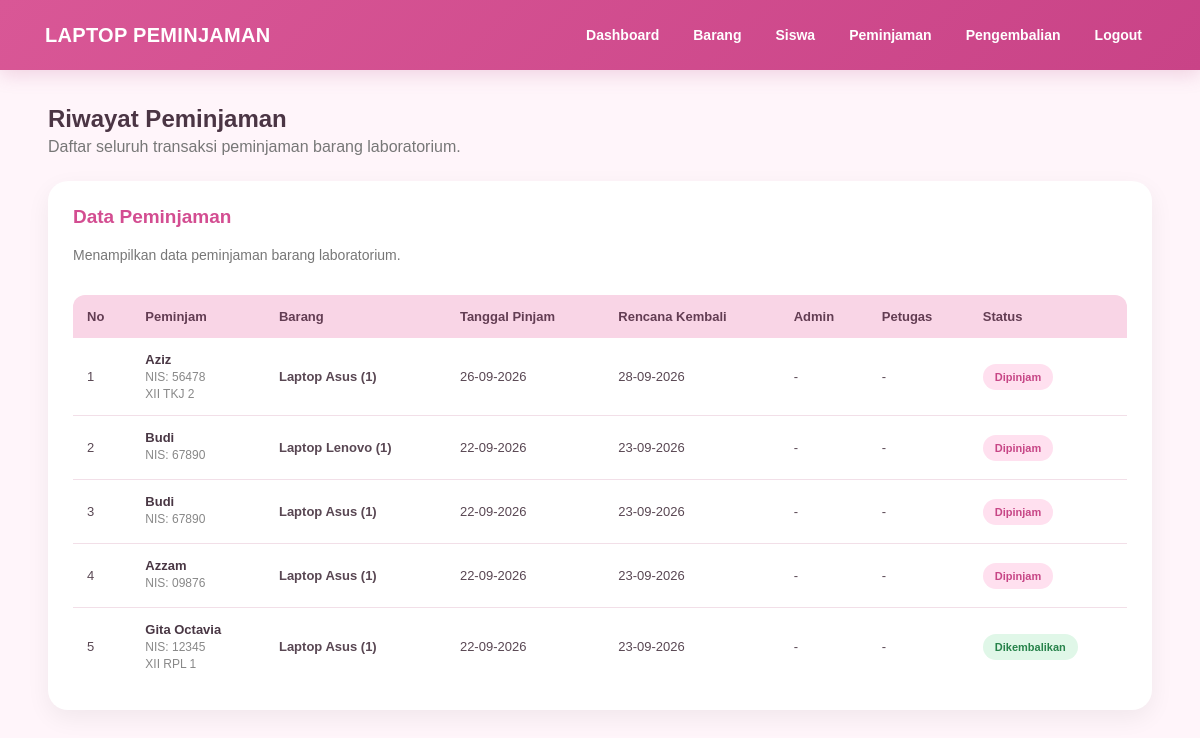
The app's page /peminjaman.php (signed in) with its own data.
### tables this page shows
CREATE TABLE `peminjaman` (
  `id_peminjaman` int(11) NOT NULL,
  `id_siswa` int(11) NOT NULL,
  `id_admin` int(11) DEFAULT NULL,
  `id_petugas` int(11) DEFAULT NULL,
  `tanggal_pinjam` date NOT NULL,
  `tanggal_rencana_kembali` date NOT NULL,
  `status_peminjaman` enum('Diajukan','Dipinjam','Dikembalikan','Ditolak') DEFAULT 'Diajukan'
);

CREATE TABLE `siswa` (
  `id_siswa` int(11) NOT NULL,
  `nis` varchar(30) NOT NULL,
  `nama_siswa` varchar(100) NOT NULL,
  `password` varchar(255) NOT NULL,
  `kelas` varchar(30) NOT NULL,
  `no_telp` varchar(20) DEFAULT NULL,
  `status_akun` enum('Aktif','Diblokir') NOT NULL DEFAULT 'Aktif'
);

### peminjaman.php (the view, shortened to what this page needs)
<?php
require 'koneksi.php';
$role = $_SESSION['role'];
if ($role == 'Siswa') {
    $id_siswa = $_SESSION['id_siswa'];
    $query = mysqli_query($koneksi, "
        SELECT
            p.id_peminjaman,
            p.tanggal_pinjam,
            p.tanggal_rencana_kembali,
            p.status_peminjaman,
            s.nama_siswa,
            s.nis,
            s.kelas,
            a.nama_admin,
            pt.nama_petugas,
            GROUP_CONCAT(
                CONCAT(
                    b.nama_barang,
                    ' (',
                    dp.jumlah_pinjam,
                    ')'
                )
                SEPARATOR ', '
            ) AS daftar_barang
        FROM peminjaman p
        LEFT JOIN siswa s
            ON p.id_siswa = s.id_siswa
        LEFT JOIN admin a
            ON p.id_admin = a.id_admin
        LEFT JOIN petugas_lab pt
            ON p.id_petugas = pt.id_petugas
        LEFT JOIN detail_peminjaman dp
            ON p.id_peminjaman = dp.id_peminjaman
        LEFT JOIN barang b
            ON dp.id_barang = b.id_barang
        WHERE p.id_siswa = '$id_siswa'
        GROUP BY
            p.id_peminjaman,
            p.tanggal_pinjam,
            p.tanggal_rencana_kembali,
            p.status_peminjaman,
            s.nama_siswa,
            s.nis,
            s.kelas,
            a.nama_admin,
            pt.nama_petugas
        ORDER BY p.id_peminjaman DESC
    ");
} else {
    $query = mysqli_query($koneksi, "
        SELECT
            p.id_peminjaman,
            p.tanggal_pinjam,
            p.tanggal_rencana_kembali,
            p.status_peminjaman,
            s.nama_siswa,
            s.nis,
            s.kelas,
            a.nama_admin,
            pt.nama_petugas,
            GROUP_CONCAT(
                CONCAT(
                    b.nama_barang,
                    ' (',
                    dp.jumlah_pinjam,
                    ')'
                )
                SEPARATOR ', '
            ) AS daftar_barang
        FROM peminjaman p
        LEFT JOIN siswa s
            ON p.id_siswa = s.id_siswa
        LEFT JOIN admin a
            ON p.id_admin = a.id_admin
        LEFT JOIN petugas_lab pt
            ON p.id_petugas = pt.id_petugas
        LEFT JOIN detail_peminjaman dp
            ON p.id_peminjaman = dp.id_peminjaman
        LEFT JOIN barang b
            ON dp.id_barang = b.id_barang
        GROUP BY
            p.id_peminjaman,
            p.tanggal_pinjam,
            p.tanggal_rencana_kembali,
            p.status_peminjaman,
            s.nama_siswa,
            s.nis,
            s.kelas,
            a.nama_admin,
            pt.nama_petugas
        ORDER BY p.id_peminjaman DESC
    ");
}
?>
<!DOCTYPE html>
<html lang="id">
<head>
<link rel="stylesheet" href="style.css">
</head>
<body>
<div class="navbar">
    <b>LAPTOP PEMINJAMAN</b>
    <div>
        <?php if ($role == 'Admin') { ?>
            <a href="index.php">Dashboard</a>
            <a href="barang.php">Barang</a>
            <a href="siswa.php">Siswa</a>
            <a href="peminjaman.php">Peminjaman</a>
            <a href="pengembalian.php">Pengembalian</a>
            <a href="logout.php">Logout</a>
        <?php } ?>
    </div>
</div>
<div class="container">
    <h2 class="page-title">
        Riwayat Peminjaman
    </h2>
    <p class="page-description">
        <?php if ($role == 'Siswa') { ?>
            Daftar riwayat peminjaman barang yang kamu lakukan.
        <?php } else { ?>
            Daftar seluruh transaksi peminjaman barang laboratorium.
        <?php } ?>
    </p>
    <div class="card">
        <h3>
            Data Peminjaman
        </h3>
        <p>
            Menampilkan data peminjaman barang laboratorium.
        </p>
        <div class="table-wrapper">
            <table class="loan-table">
                <thead>
                    <tr>
                        <th>No</th>
                        <th>Peminjam</th>
                        <th>Barang</th>
                        <th>Tanggal Pinjam</th>
                        <th>Rencana Kembali</th>
                        <th>Admin</th>
                        <th>Petugas</th>
                        <th>Status</th>
                    </tr>
                </thead>
                <tbody>
                <?php
                $no = 1;
                if ($query && mysqli_num_rows($query) > 0) {
                    while ($data = mysqli_fetch_assoc($query)) {
                        $status = strtolower(
                            trim($data['status_peminjaman'])
                        );
                        if ($status == 'dipinjam') {
                            $status_class = 'status-dipinjam';
                        } elseif ($status == 'dikembalikan') {
                            $status_class = 'status-dikembalikan';
                        } elseif ($status == 'terlambat') {
                            $status_class = 'status-terlambat';
                        } else {
                            $status_class = 'status-dipinjam';
                        }
                ?>
                    <tr>
                        <td>
                            <?= $no++ ?>
                        </td>
                        <td>
                            <div class="nama-siswa">
                                <?= htmlspecialchars(
                                    $data['nama_siswa']
                                ) ?>
                            </div>
                            <div class="info-kecil">
                                NIS:
                                <?= htmlspecialchars(
                                    $data['nis']
                                ) ?>
                            </div>
                            <div class="info-kecil">
                                <?= htmlspecialchars(
                                    $data['kelas']
                                ) ?>
                            </div>
                        </td>
                        <td>
                            <b>
                                <?= !empty($data['daftar_barang'])
                                    ? htmlspecialchars(
                                        $data['daftar_barang']
                                    )
                                    : '-'
                                ?>
                            </b>
                        </td>
                        <td>
                            <?= !empty($data['tanggal_pinjam'])
                                ? date(
                                    'd-m-Y',
                                    strtotime(
                                        $data['tanggal_pinjam']
                                    )
                                )
                                : '-'
                            ?>
                        </td>
                        <td>
                            <?= !empty(
                                $data['tanggal_rencana_kembali']
                            )
                                ? date(
                                    'd-m-Y',
                                    strtotime(
                                        $data[
                                            'tanggal_rencana_kembali'
                                        ]
                                    )
                                )
                                : '-'
                            ?>
                        </td>
                        <td>
                            <?= !empty($data['nama_admin'])
                                ? htmlspecialchars(
                                    $data['nama_admin']
                                )
                                : '-'
                            ?>
                        </td>
                        <td>
                            <?= !empty($data['nama_petugas'])
                                ? htmlspecialchars(
                                    $data['nama_petugas']
                                )
                                : '-'
                            ?>
                        </td>
                        <td>
                            <span class="<?= $status_class ?>">
                                <?= htmlspecialchars(
                                    $data['status_peminjaman']
                                ) ?>
                            </span>
                        </td>
                    </tr>
                <?php
                    }
                }
                ?>
                </tbody>
            </table>
        </div>
    </div>
</div>
</body>
</html>

### style.css (style rules this page uses)
* { box-sizing: border-box; }
body { margin: 0; padding: 0; font-family: Arial, Helvetica, sans-serif; background: #fff5fa; color: #493744; }
.navbar { width: 100%; background: linear-gradient(135deg, #d95796, #c94387); color: white; padding: 18px 45px; display: flex; justify-content: space-between; align-items: center; box-shadow: 0 5px 18px rgba(180, 70, 130, .20); position: sticky; top: 0; z-index: 100; }
.navbar b { font-size: 20px; letter-spacing: .3px; }
.navbar div { display: flex; align-items: center; gap: 8px; }
.navbar a { color: white; text-decoration: none; padding: 9px 13px; border-radius: 8px; font-size: 14px; font-weight: bold; transition: .2s; }
.container { width: 92%; max-width: 1200px; margin: 35px auto; }
.container h2 { color: #4b3544; }
.container > p { color: #777; }
.card { background: white; padding: 25px; margin-top: 25px; border-radius: 20px; box-shadow: 0 8px 25px rgba(0,0,0,.06); overflow-x: auto; }
.card h3 { margin-top: 0; color: #d34d91; font-size: 19px; }
.card > p { color: #777; font-size: 14px; }
table { width: 100%; border-collapse: separate; border-spacing: 0; margin-top: 18px; background: white; overflow: hidden; border-radius: 12px; }
th { background: #f9d5e6; color: #633d53; padding: 15px; text-align: left; font-size: 13px; white-space: nowrap; }
td { padding: 15px; border-bottom: 1px solid #f2dfe8; font-size: 13px; color: #594753; }
tr:last-child td { border-bottom: none; }

### peminjaman.php (style rules this page uses)
.page-title { margin-bottom: 5px; }
.page-description { color: #777; margin-top: 5px; }
.table-wrapper { overflow-x: auto; }
.loan-table { width: 100%; border-collapse: collapse; }
.loan-table th { background: #f9d5e6; color: #633d53; padding: 14px; text-align: left; white-space: nowrap; }
.loan-table td { padding: 14px; border-bottom: 1px solid #f2dfe8; vertical-align: middle; }
.nama-siswa { font-weight: bold; color: #493744; }
.info-kecil { color: #888; font-size: 12px; margin-top: 3px; }
.status-dipinjam { display: inline-block; padding: 7px 12px; border-radius: 20px; background: #ffe0ef; color: #c74686; font-size: 11px; font-weight: bold; white-space: nowrap; }
.status-dikembalikan { display: inline-block; padding: 7px 12px; border-radius: 20px; background: #e0f7e8; color: #27834b; font-size: 11px; font-weight: bold; white-space: nowrap; }

### records on screen
peminjaman: id_siswa.nama_siswa "Aziz", id_siswa.nis "56478", id_siswa.kelas "XII TKJ 2", daftar_barang "Laptop Asus (1)", tanggal_pinjam "26-09-2026", tanggal_rencana_kembali "28-09-2026", status_peminjaman "Dipinjam"
peminjaman: id_siswa.nama_siswa "Budi", id_siswa.nis "67890", daftar_barang "Laptop Lenovo (1)", tanggal_pinjam "22-09-2026", tanggal_rencana_kembali "23-09-2026", status_peminjaman "Dipinjam"
peminjaman: id_siswa.nama_siswa "Budi", id_siswa.nis "67890", daftar_barang "Laptop Asus (1)", tanggal_pinjam "22-09-2026", tanggal_rencana_kembali "23-09-2026", status_peminjaman "Dipinjam"
peminjaman: id_siswa.nama_siswa "Azzam", id_siswa.nis "09876", daftar_barang "Laptop Asus (1)", tanggal_pinjam "22-09-2026", tanggal_rencana_kembali "23-09-2026", status_peminjaman "Dipinjam"
peminjaman: id_siswa.nama_siswa "Gita Octavia", id_siswa.nis "12345", id_siswa.kelas "XII RPL 1", daftar_barang "Laptop Asus (1)", tanggal_pinjam "22-09-2026", tanggal_rencana_kembali "23-09-2026", status_peminjaman "Dikembalikan"
